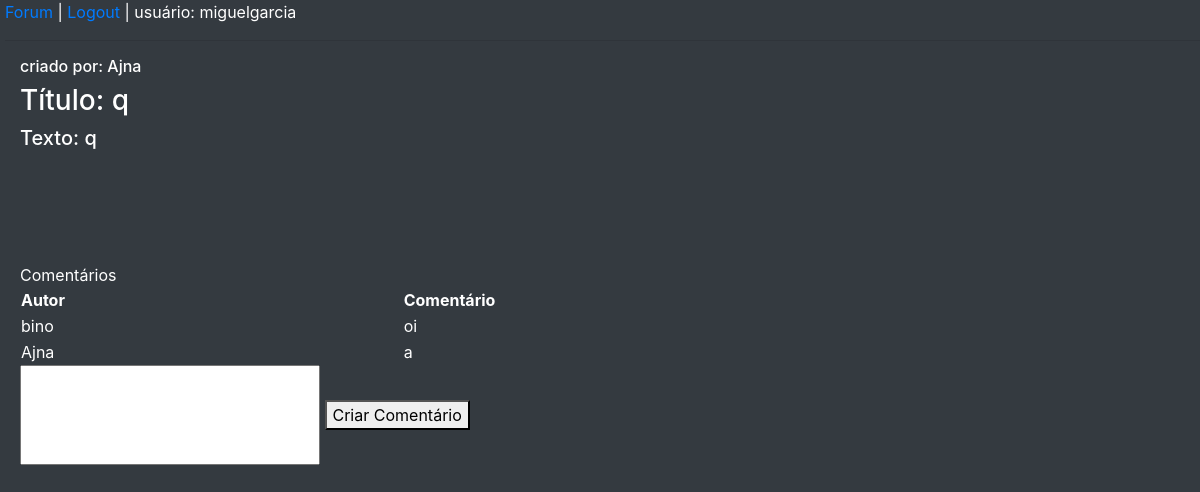
Page /forum/publicacao/18/ (signed in) on the committed database.
### forum/models.py (models this page shows, shortened)
class Publicacao(models.Model):
    id = models.AutoField(primary_key=True)
    titulo = models.CharField(
    max_length=100, help_text='Entre com o título:')
    texto = models.CharField(
    max_length=10000, help_text='Digite o texto da publicação:')
    autor = models.ForeignKey(User, on_delete=models.CASCADE,default=None, null=True)
    data_publicacao = models.DateTimeField(auto_now_add=True, blank=True, null=True)

class Comentario(models.Model):
    id = models.AutoField(primary_key=True)
    texto = models.CharField(
    max_length=100, help_text='Digite o comentário:')
    idPublicacao  = models.ForeignKey(Publicacao,on_delete=models.CASCADE)
    autor = models.ForeignKey(User, on_delete=models.CASCADE,default=None, null=True)
    data_publicacao = models.DateTimeField(auto_now_add=True, blank=True, null=True)

### forum/views.py (the view, shortened to what this page needs)
# urls.py: path('publicacao/<int:pk>/', views.PublicacaoView.as_view(),
@method_decorator(login_required, name='dispatch')
class PublicacaoView(View):
    def get(self, request, pk, *args, **kwargs):
        publicacao = Publicacao.objects.get(pk=pk)
        comentarios = Comentario.objects.filter(idPublicacao=pk)
        user = request.user
        contexto = { 'publicacao': publicacao, 'comentarios':comentarios, 'user':user}
        return render(
                request,
                'visualizaPublicacao.html',
                contexto)

### forum/templates/visualizaPublicacao.html (shortened to what this page needs)
{% load static %}
<!DOCTYPE html>
<html>
<head>
    <link rel="stylesheet" href="{% static 'forum/css/estilo.css' %}">
    <link rel="stylesheet" href="https://maxcdn.bootstrapcdn.com/bootstrap/4.5.2/css/bootstrap.min.css">
</head>
<body class="bg-dark" style="margin-left: 5px;">
    {% include 'links.html' %}
    <div class="d-flex flex-column justify-content-center justify-items-center" style="margin-left: 15px;">
        <h6 style="color: white;">criado por: {{publicacao.autor}}</h6>
        <h3 style="color: white;"> Título: {{publicacao.titulo}}</h3>
        <h5 style="color: white;"> Texto: {{publicacao.texto}}</h5>
        <br><br><br>
        <a style="color: white;">Comentários</a>
        <table>
            <tr>
                <th style="color: white;">Autor</th>
                <th style="color: white;">Comentário</th>
                <th></th>
            </tr>
            {% if comentarios %}
            {% for comentario in comentarios %}
            <tr>
                <td style="color: white;">{{ comentario.autor }}</td>
                <td style="color: white;">{{ comentario.texto }}</td>
                {% if comentario.autor.username == user.username %}
                <td>
                    <a href="{% url 'forum:apaga-comentario' pk=comentario.id %}">Remover</a>
                </td>
                {% else %}
                <td> </td>
                {% endif %}
            </tr>
            {% empty %}
            <tr>
                <th style="color: white;" colspan="5">Ninguém comentou ainda.</th>
            </tr>
            {% endfor %}
            {% else %}
            <tr>
                <th style="color: white;" colspan="5">Ninguém comentou ainda.</th>
            </tr>
            {% endif %}
        </table>
        <form>
            <input type="text" name="comentario_nome" style="width: 300px; height: 100px;">
            <button method="submit" formmethod="post">
                Criar Comentário
            </button>
        </form>
    </div>
</body>
</html>

### forum/templates/links.html
{% load static %}
    <a href="{% url 'forum:lista-publicacoes' %}">
    Forum</a>
    <a style="color: white;">|</a>
    {% if user.username  %}
    <a href="{% url 'sec-logout' %}">
        Logout</a>
    {% else %}
    <a href="{% url 'sec-login' %}">
        Login</a>
    {% endif %}
    <a style="color: white;">
        |  usuário: {% firstof user.username "visitante" %}
    </a>
    <hr>

### rows in the picture
Publicacao: autor "Ajna", titulo "q", texto "q"
Comentario: autor "bino", texto "oi"
Comentario: autor "Ajna", texto "a"
